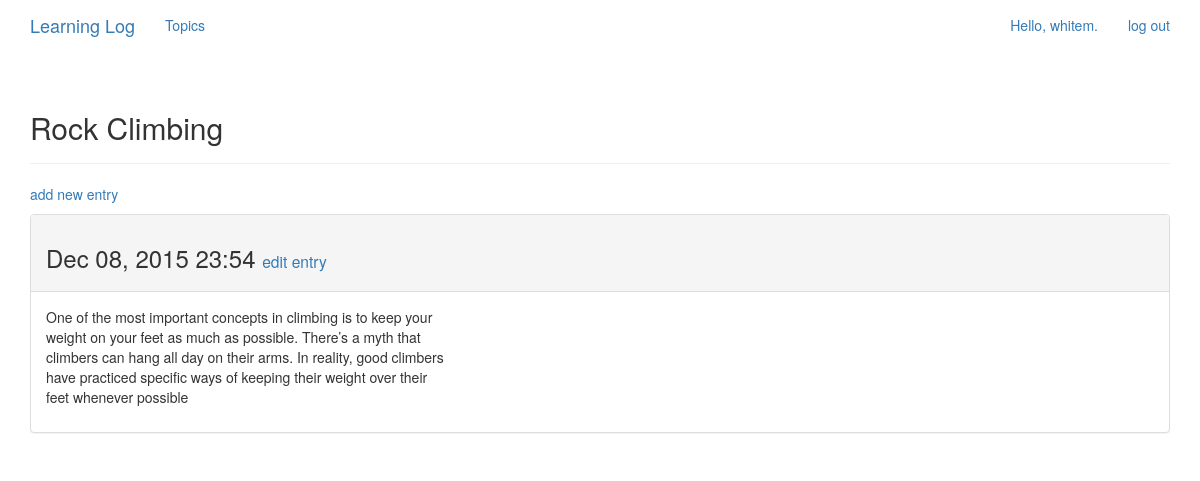
The page /topics/2/ (signed in) on the database as committed earlier.
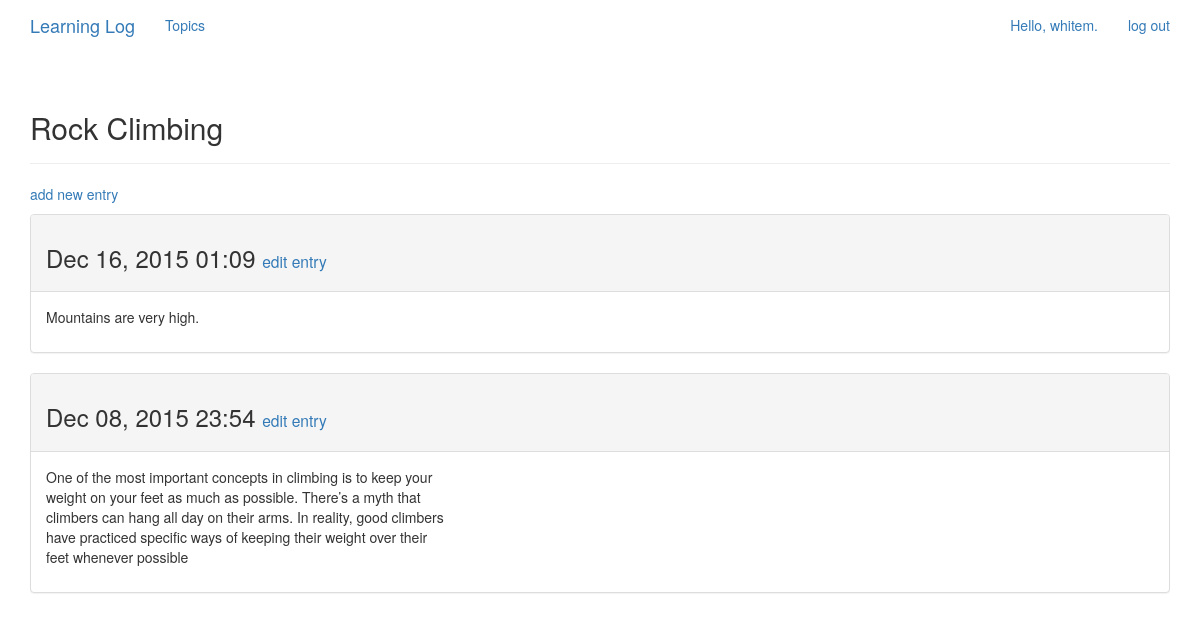
The same page on the database as committed later.
### learning_logs/models.py (models this page shows, shortened)
class Topic(models.Model):
	text = models.CharField(max_length=200)
	date_added = models.DateTimeField(auto_now_add=True)
	owner = models.ForeignKey(User)
	def __str__(self):
		return self.text

class Entry(models.Model):
	topic = models.ForeignKey(Topic)
	text = models.TextField()
	date_added = models.DateTimeField(auto_now_add=True)
	class Meta:
		verbose_name_plural = 'entries'
	"""Return a string repsentation of the model."""

### learning_logs/views.py (the view)
# urls.py: url(r'^topics/(?P<topic_id>\d+)/$', views.topic, name='topic'),
@login_required
def topic(request, topic_id):
	topic = Topic.objects.get(id=topic_id)
	if topic.owner != request.user:
		raise Http404
	entries = topic.entry_set.order_by('-date_added')
	context = {'topic':topic, 'entries': entries}
	return render(request, 'learning_logs/topic.html', context)

### learning_logs/templates/learning_logs/topic.html
{% extends 'learning_logs/base.html' %}
{% block header %}
  <h2>{{ topic }}</h2>
{% endblock header %}
{% block content %}
  <p>
    <a href="{% url 'learning_logs:new_entry' topic.id %}">add new entry</a>
  </p>
  {% for entry in entries %}
    <div class="panel panel-default">
      <div class="panel-heading">
        <h3>
          {{ entry.date_added|date:'M d, Y H:i' }}
          <small>
            <a href="{% url 'learning_logs:edit_entry' entry.id %}">
              edit entry</a>
          </small>
        </h3>
      </div>
      <div class="panel-body">
        {{ entry.text|linebreaks }}
      </div>
    </div>
  {% empty %}
    There are no entries for this topic yet. Click add new entry to begin.
  {% endfor %}
{% endblock content %}

### learning_logs/templates/learning_logs/base.html (shortened to what this page needs)
{% load bootstrap3 %}
<!DOCTYPE html>
<html lang='en'>
	<head>
		{% bootstrap_css %}
	</head>
	<body>
		<nav class="navbar navbar-defualt navbar-static-top">
			<div class="container">
				<div class="navbar-header">
<p>
  <a class="navbar-brand" href="{% url 'learning_logs:index' %}">Learning Log</a>
</div>
<div id="navbar" class="navbar-collapse collapse">
	<ul class="
	 nav navbar-nav">
  <li><a href="{% url 'learning_logs:topics' %}">Topics</a></li>
  </ul>
  <ul class="nav navbar-nav navbar-right">
  {% if user.is_authenticated %}
    <li><a>Hello, {{ user.username }}.</a></li>
    <li><a href="{% url 'users:logout' %}">log out</a></li>
  {% else %}
    <li><a href="{% url 'users:register' %}">register</a></li>
    <li><a href="{% url 'users:login' %}">log in</a></li>
  {% endif %}
</ul>
</div>
</div>
</nav>
<div class="container">
	<div class="page-header">
		{% block header%}{% endblock header %}
	</div>
<div>
	{% block content %}{% endblock %}
</div>
</div>
</body>
</html>

Rows that differ between the two databases and show on the page:
added Entry: date_added "Dec 16, 2015 01:09", text "Mountains are very high."
